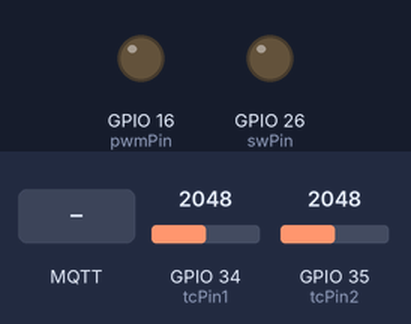
Simulated run of this sketch. Board: ESP32. Parts: output pins drawn as LEDs (lit = HIGH). The test bench sets the inputs (shaded band); at power-on: GPIO 34 (tcPin1) = 2048, GPIO 35 (tcPin2) = 2048. WiFi joins after 1.5 s; servers stay silent unless stated; no MQTT or app messages arrive unless stated; what the sketch prints to the serial monitor is not drawn.

Above: at 4.2 s.
4.3 s: MQTT message "on" arrives on the first subscribed topic
At 4.9 s:
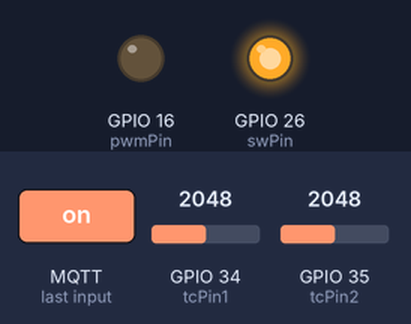
5.8 s: MQTT message "esp32/output" arrives on the second subscribed topic
At 6.4 s:
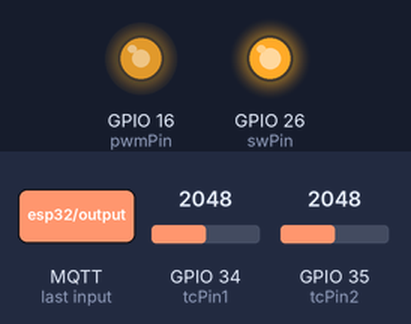
7.5 s: MQTT message "off" arrives on the first subscribed topic
At 8.5 s:
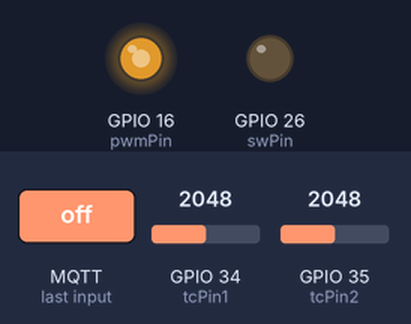
9.0 s: MQTT message "90" arrives on the second subscribed topic
At 9.7 s:
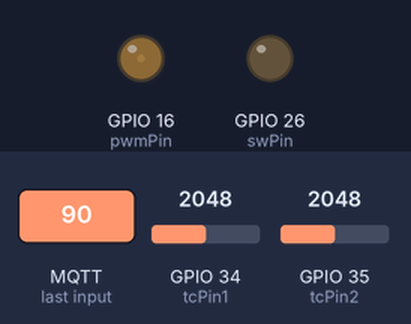
10.5 s: MQTT message "on" arrives on the first subscribed topic
At 11.3 s:
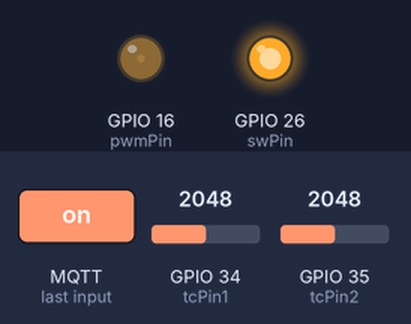
Timing chart, 0 to 13.5 s (numbered marks = the images above; inputs shaded):
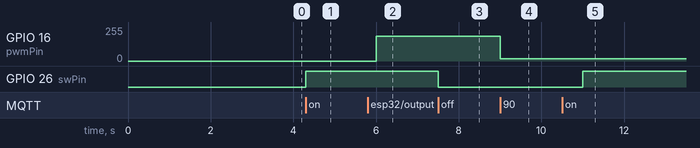

The sketch:

DIY_Video_Light_ESP-32_Firmware.ino
```cpp
// Include required libraries
#include <WiFi.h>
#include <PubSubClient.h>

// WiFi Settings - Replace these variables with your own information
const char* ssid = "YOUR_SSID";
const char* password = "YOUR_PASSWORD";
const char* mqtt_server = "YOUR_MQTT_SERVER_IP_ADDRESS";

// Initialise espClient to enable wifi and
// communication with the MQTT server
WiFiClient espClient;
PubSubClient client(espClient);

// DEFINE CONSTANTS
// Constants for pin assignments
// Pin for On-Off Switch, 26 corresponds to GPIO26
const int swPin = 26;
// Pin for Brightness PWM Output, 16 corresponds to GPIO16
const int pwmPin = 16;
// Pin for Thermocouple1 input, 34 corresponds to GPIO34
const int tcPin1 = 34;
// Pin for Thermocouple2 input, 35 corresponds to GPIO35
const int tcPin2 = 35;

// Constants for Pusle Width Modulation (PWM)
const int freq = 2500;
const int ledChannel = 0;
const int resolution = 8;

// Constant for number of temperature readings to be averaged
const int numReadings = 10;

// INITIALISE VARIABLES
// Variables used for the timimg of the temperature measurements
long lastMsg = 0;
char msg[50];
int value = 0;

// Variables for temperature measurements
// Variable for measured thermocouple output voltage value
float tcValue = 0;

// Variables for Thermocouple 1
// Calculated temperature value
float temperature1 = 0;
// Array of readings from the analog input
float readings1[numReadings];
// Index of the current reading
int readIndex1 = 0;
// Running total
float total1 = 0;
// Average
float average1 = 0;

// Variables for Thermocouple 2
// Calculated temperature value
float temperature2 = 0;
// Array of readings from the analog input
float readings2[numReadings];
// Index of the current reading
int readIndex2 = 0;
// Running total
float total2 = 0;
// Average
float average2 = 0;

// Variable for PWM duty cycle
int dutyCycle = 0;


void setup() {
  // Set the pin for the On/Off switch as output
  pinMode(swPin, OUTPUT);
  // Begin serial communications
  Serial.begin(115200);
  // Call function to setup wifi commumications
  setup_wifi();
  // Connect to the MQTT Server
  client.setServer(mqtt_server, 1883);
  // Set the callback function
  client.setCallback(callback);
  // Configure LED PWM
  ledcSetup(ledChannel, freq, resolution);
  // Attach the channel to the GPIO to be controlled
  ledcAttachPin(pwmPin, ledChannel);
  // Allow the hardware to stabilise
  delay(1500);
  // Initialize all the temperature reading arrays to 0:
  for (int thisReading = 0; thisReading < numReadings; thisReading++) {
    readings1[thisReading] = 0;
    readings2[thisReading] = 0;
  }
}

// Connect the ESP-32 to the wifi network using the supplied credentials
void setup_wifi() {
  delay(10);

  Serial.println();
  Serial.print("Connecting to ");
  Serial.println(ssid);

  WiFi.begin(ssid, password);

  while (WiFi.status() != WL_CONNECTED) {
    delay(500);
    Serial.print(".");
  }

  Serial.println("");
  Serial.println("WiFi connected");
  Serial.println("IP address: ");
  Serial.println(WiFi.localIP());
}

// Triggered every time the MQTT server publishes a message
// on a topic that the ESP-32 is subscribed to
void callback(char* topic, byte* message, unsigned int length) {
  // Display the message on the serial monitor
  Serial.print("Message arrived on topic: ");
  Serial.print(topic);
  Serial.print(". Message: ");
  String messageTemp;

  for (int i = 0; i < length; i++) {
    Serial.print((char)message[i]);
    messageTemp += (char)message[i];
  }
  Serial.println();

  // ON/OFF SWITCH MESSAGES
  // If a message is received on the topic esp32/output,
  // the if the message is "on", make output pin high
  // and if the message is "off", make output pin low
  if (String(topic) == "esp32/output") {
    Serial.print("Changing output to ");
    if(messageTemp == "on"){
      Serial.println("on");
      digitalWrite(swPin, HIGH);
    }
    else if(messageTemp == "off"){
      Serial.println("off");
      digitalWrite(swPin, LOW);
    }
  }

  // BRIGHTNESS MESSAGES
  // If a message is received on the topic esp32/brightness,
  // ouptut PWM at the duty cycle determined by the message.
  if(String(topic) == "esp32/brightness") {
    Serial.print("Changing brightness to ");
    Serial.println(messageTemp);
    // Turn the message into an integer
    dutyCycle = messageTemp.toInt();
    // A duty cycle in the range 0% to 35% has no effect on brightness
    dutyCycle = dutyCycle + 35;
    // Map the duty cycle (35% to 135%) to a range of 0 to 255
    dutyCycle = map(dutyCycle, 135, 0, 0, 255);
    // Output PWM at the duty cyle
    ledcWrite(ledChannel, dutyCycle);
  }
}

// Reconnect to MQTT server if connection is lost
void reconnect() {
  // Loop until we're reconnected
  while (!client.connected()) {
    Serial.print("Attempting MQTT connection...");
    // Attempt to connect
    if (client.connect("ESP8266Client")) {
      Serial.println("connected");
      // Subscribe
      client.subscribe("esp32/output");
      client.subscribe("esp32/brightness");
    } else {
      Serial.print("failed, rc=");
      Serial.print(client.state());
      Serial.println(" try again in 5 seconds");
      // Wait 5 seconds before retrying
      delay(5000);
    }
  }
}

// Function to calculate an accurate thermocouple voltage,
// read on the analog input pin of the ESP32.
// Required because the ESP32 analog to digital converter
// is non-linear
double ReadVoltage(byte pin){
  double reading = analogRead(pin); // Reference voltage is 3v3 so maximum reading is 3v3 = 4095 in range 0 to 4095
  if(reading < 1 || reading >= 4095) return 0;
  if(reading < 1 || reading > 4095) return 0;
  return -0.000000000000016 * pow(reading,4) + 0.000000000118171 * pow(reading,3)- 0.000000301211691 * pow(reading,2)+ 0.001109019271794 * reading + 0.034143524634089;
}

void loop() {
  // Check that the MQTT server is connected
  if (!client.connected()) {
    reconnect();
  }
  client.loop();

  // Temperature readings are made every 5 milliseconds
  long now = millis();
  if (now - lastMsg > 5000) {
    lastMsg = now;

  // TEMPERATURE READINGS

  // THERMOCOUPLE 1
  // Calculate running average of voltage readings

  // Subtract the last reading from the running total
  total1 = total1 - readings1[readIndex1];
  // Read a voltage of the thermocouple using
  // accurate reading function
  readings1[readIndex1] = ReadVoltage(tcPin1);
  // Add the reading to the running total
  total1 = total1 + readings1[readIndex1];
  // Go to the next position in the array
  readIndex1 = readIndex1 + 1;
  // if we're at the end of the array ...
  if (readIndex1 >= numReadings) {
    // ...wrap around to the beginning:
    readIndex1 = 0;
  }
  // Calculate the average value of voltage readings
  average1 = total1 / numReadings;

  // Calculate the thermocouple temperature using
  // the fuction supplied with the AD8495 thermocouple amplifier
  temperature1 = (average1-1.250)/0.005;

  // Convert the temperature value to a char array
  char tempString1[8];
  dtostrf(temperature1, 1, 2, tempString1);
  // Display the temperature on the serial monitor
  Serial.print("Temperature 1: ");
  Serial.println(temperature1);
  Serial.println(tempString1);
  // Publish the value to the MQTT server
  // on the topic "esp32/temperature1"
  client.publish("esp32/temperature1", tempString1);

  // THERMOCOUPLE 2
  // Calculate running average of voltage readings

  // Subtract the last reading from the running total
  total2 = total2 - readings2[readIndex2];
  // Read a voltage of the thermocouple using
  // accurate reading function
  readings2[readIndex2] = ReadVoltage(tcPin2);
  // Add the reading to the running total
  total2 = total2 + readings2[readIndex2];
  // Go to the next position in the array
  readIndex2 = readIndex2 + 1;
   // if we're at the end of the array...
  if (readIndex2 >= numReadings) {
    // ...wrap around to the beginning:
    readIndex2 = 0;
  }

  // Calculate the average value of voltage readings
  average2 = total2 / numReadings; // calculate the average

  // Calculate the thermocouple temperature using
  // the fuction supplied with the AD8495 thermocouple amplifier
  temperature2 = (average2-1.250)/0.005;

  // Convert the temperature value to a char array
   char tempString2[8];
   dtostrf(temperature2, 1, 2, tempString2);
  // Display the temperature on the serial monitor
   Serial.print("Temperature 2: ");
   Serial.println(temperature2);
   Serial.println(tempString2);
  // Publish the value to the MQTT server
  // on the topic "esp32/temperature1"
  client.publish("esp32/temperature2", tempString2);

  // delay between readings to improve stability
  delay(1000);
   }
 }
```

Measured:
- after the input at 4.3 s, GPIO 26 (swPin): LOW → HIGH at once
- after the input at 5.8 s, GPIO 16 (pwmPin): 0/255 → 187/255 after 0.21 s
- after the input at 7.5 s, GPIO 26 (swPin): HIGH → LOW at once
- after the input at 9.0 s, GPIO 16 (pwmPin): 187/255 → 18/255 at once
- after the input at 10.5 s, GPIO 26 (swPin): LOW → HIGH after 0.51 s
